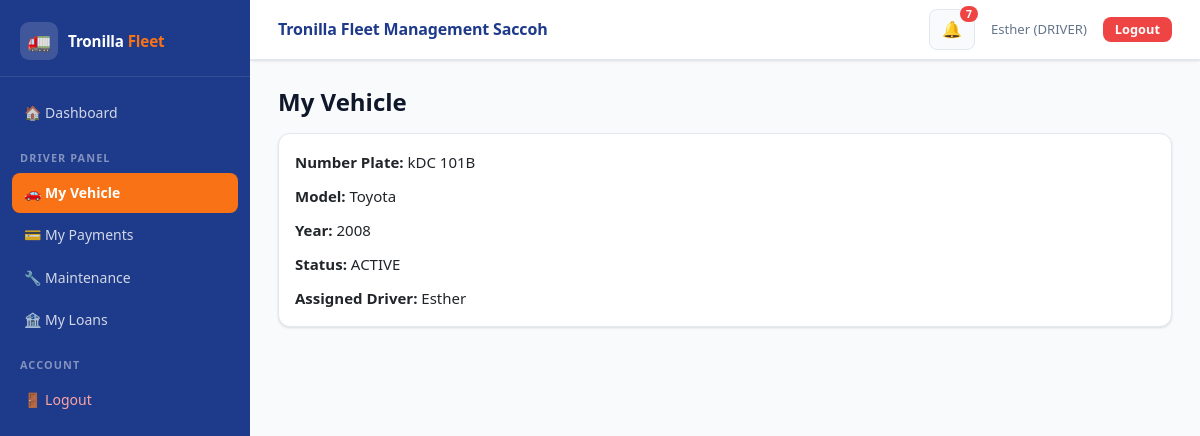
The app's page /drivers/my-vehicle/ (signed in) with its own data.
### accounts/models.py (models this page shows, shortened)
class User(AbstractUser):
    ROLE_CHOICES = (
        ('ADMIN', 'Admin'),
        ('DRIVER', 'Driver'),
    )
    role = models.CharField(
        max_length=10,
        choices=ROLE_CHOICES,
        default='DRIVER'
    )
    phone_number = models.CharField(
        max_length=15,
        blank=True,
        null=True,
        unique=True
    )
    is_active_driver = models.BooleanField(default=True)

### vehicles/models.py (models this page shows, shortened)
class Vehicle(models.Model):
    STATUS_CHOICES = (
        ('ACTIVE', 'Active'),
        ('MAINTENANCE', 'Under Maintenance'),
        ('INACTIVE', 'Inactive'),
    )
    number_plate = models.CharField(max_length=20, unique=True)
    model = models.CharField(max_length=100)
    year = models.PositiveIntegerField()
    status = models.CharField(
        max_length=20,
        choices=STATUS_CHOICES,
        default='ACTIVE'
    )
    assigned_driver = models.ForeignKey(
        User,
        on_delete=models.SET_NULL,
        null=True,
        blank=True,
        limit_choices_to={'role': 'DRIVER'}
    )

### drivers/views.py (the view)
# urls.py: path('my-vehicle/', views.my_vehicle, name='my_vehicle'),
@driver_required
def my_vehicle(request):
    vehicle = Vehicle.objects.filter(
        assigned_driver=request.user
    ).first()
    return render(request, 'my_vehicle.html', {
        'vehicle': vehicle
    })

### accounts/permissions.py (called while the page is built)
def driver_required(view_func):
    @wraps(view_func)
    def wrapper(request, *args, **kwargs):
        if request.user.is_authenticated and request.user.role == 'DRIVER':
            response = view_func(request, *args, **kwargs)
            response['Cache-Control'] = 'no-cache, no-store, must-revalidate'
            response['Pragma'] = 'no-cache'
            response['Expires'] = '0'
            return response
        return redirect('login')
    return wrapper

### notifications/context_processors.py (called while the page is built)
def notification_context(request):
    if request.user.is_authenticated:
        notifications = get_user_notifications(request.user)[:10]  # 🔥 limit for navbar
        unread_count = get_unread_count(request.user)
    else:
        notifications = []
        unread_count = 0
    return {
        "notifications": notifications,
        "unread_count": unread_count
    }

### notifications/services.py (called while the page is built)
def get_user_notifications(user):
    return Notification.objects.filter(user=user)

def get_unread_count(user):
    return Notification.objects.filter(
        user=user,
        is_read=False
    ).count()

### drivers/templates/my_vehicle.html
{% extends 'base.html' %}
{% block content %}
<h2>My Vehicle</h2>
{% if vehicle %}
    <div class="card p-3">
        <p><strong>Number Plate:</strong> {{ vehicle.number_plate }}</p>
        <p><strong>Model:</strong> {{ vehicle.model }}</p>
        <p><strong>Year:</strong> {{ vehicle.year }}</p>
        <p><strong>Status:</strong> {{ vehicle.status }}</p>
        <p><strong>Assigned Driver:</strong> {{ vehicle.assigned_driver.username }}</p>
    </div>
{% else %}
    <div class="alert alert-warning">
        No vehicle has been assigned to you yet.
    </div>
{% endif %}
{% endblock %}

### accounts/templates/base.html (shortened to what this page needs)
<!DOCTYPE html>
<html lang="en">
{% load static %}
<head>
  <link href="https://cdn.jsdelivr.net/npm/bootstrap@5.3.0/dist/css/bootstrap.min.css" rel="stylesheet">
  <link rel="stylesheet" href="{% static 'css/style.css' %}">
</head>
<body>
<div class="layout-wrap">
  <aside class="sidebar" id="sidebar">
    <div class="sidebar-brand">
      <div class="brand-icon">🚛</div>
      <div class="brand-name">Tronilla <span>Fleet</span></div>
    </div>
    <nav class="sidebar-nav" onclick="handleNavClick(event)">
      {% if request.user.is_authenticated %}
        <a href="{% if request.user.role == 'ADMIN' %}{% url 'admin_dashboard' %}{% else %}{% url 'driver_dashboard' %}{% endif %}">
          🏠 Dashboard
        </a>
        {% if request.user.role == 'DRIVER' %}
          <div class="sidebar-section-label">Driver Panel</div>
          <a href="{% url 'my_vehicle' %}">🚗 My Vehicle</a>
          <a href="{% url 'payment_list' %}">💳 My Payments</a>
          <a href="{% url 'my_maintenance' %}">🔧 Maintenance</a>
          <a href="{% url 'my_loans' %}">🏦 My Loans</a>
        {% endif %}
        <div class="sidebar-section-label">Account</div>
        <a href="{% url 'logout' %}" style="color:#fca5a5;">🚪 Logout</a>
      {% endif %}
    </nav>
  </aside>
  <div class="main-wrap">
    <header class="topbar">
      <div class="topbar-title">Tronilla Fleet Management Saccoh</div>
      <div class="topbar-right">
        {% if request.user.is_authenticated %}
          <div style="position:relative;">
            <button class="notif-btn" id="notif-toggle">
              🔔
              {% if unread_count|default:0 > 0 %}
                <span class="notif-badge" id="notif-badge">{{ unread_count }}</span>
              {% endif %}
            </button>
          </div>
          <span class="topbar-user">{{ request.user.username }} ({{ request.user.role }})</span>
          <a href="{% url 'logout' %}" class="btn btn-danger btn-sm d-md-inline-flex">Logout</a>
        {% endif %}
      </div>
    </header>
    <div class="page-content">
      {% block content %}{% endblock %}
    </div>
  </div>
</div>
</body>
</html>

### records on screen
User: user.username "Esther", user.role "DRIVER"
Vehicle: number_plate "kDC 101B", model "Toyota", year "2008", status "ACTIVE", assigned_driver.username "Esther"

### other values on screen
{{ unread_count }} "7"
